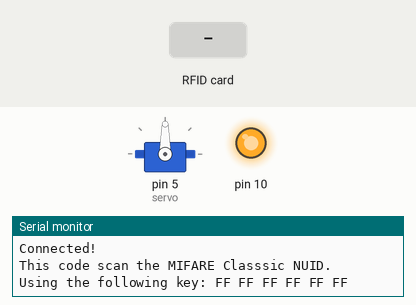
Recording of a sketch running on a simulated Arduino Uno, built with avr-gcc and run on an emulated ATmega328P. On the bench: servo, output pins drawn as LEDs (lit = HIGH), the last lines printed to the serial monitor. Inputs (shaded band) come from the test bench.

Above: at 1.2 s.
1.3 s: RFID card 5E 7A 19 C4 held to the reader
At 2.0 s:
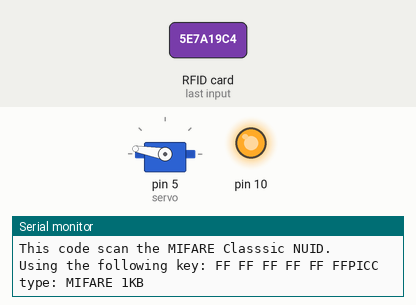
3.8 s: RFID card 5E 7A 19 C4 held to the reader
At 4.2 s:
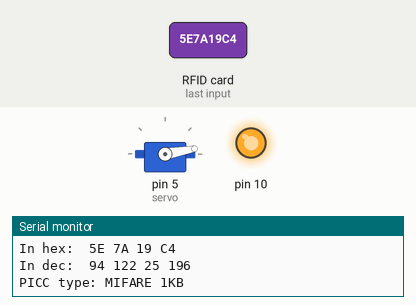
Timing chart, 0 to 6.8 s (numbered marks = the images above; inputs shaded):
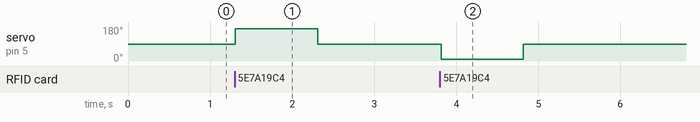

The sketch:

lock.ino
```cpp
/*
 * RC522 Interfacing with NodeMCU
 *
 * Typical pin layout used:
 * ----------------------------------
 *             MFRC522      Node
 *             Reader/PCD   MCU
 * Signal      Pin          Pin
 * ----------------------------------
 * RST/Reset   RST          D3 (GPIO0)
 * SPI SS      SDA(SS)      D4 (GPIO2)
 * SPI MOSI    MOSI         D7 (GPIO13)
 * SPI MISO    MISO         D6 (GPIO12)
 * SPI SCK     SCK          D5 (GPIO14)
 * 3.3V        3.3V         3.3V
 * GND         GND          GND
 */

#include <SPI.h>
#include <MFRC522.h>
#include <Servo.h>

constexpr uint8_t RST_PIN = 0;     // Configurable, see typical pin layout above
constexpr uint8_t SS_PIN = 2;     // Configurable, see typical pin layout above
constexpr int SERVO_PIN = 5;

int servo_position = 0;
bool lock_direction = false;

Servo servo;
MFRC522 rfid(SS_PIN, RST_PIN); // Instance of the class

MFRC522::MIFARE_Key key;

// Init array that will store new NUID
byte nuidPICC[4];

void setup() {
  servo.attach(5);
  Serial.println("...Intialising");
  Serial.begin(115200);
  SPI.begin(); // Init SPI bus
  rfid.PCD_Init(); // Init MFRC522
  Serial.println("Connected!");

  for (byte i = 0; i < 6; i++) {
    key.keyByte[i] = 0xFF;
  }

  Serial.println(F("This code scan the MIFARE Classsic NUID."));
  Serial.print(F("Using the following key:"));
  printHex(key.keyByte, MFRC522::MF_KEY_SIZE);
}

void loop() {

  // Look for new cards
  if ( ! rfid.PICC_IsNewCardPresent())
    return;

  // Verify if the NUID has been readed
  if ( ! rfid.PICC_ReadCardSerial())
    return;

  Serial.print(F("PICC type: "));
  MFRC522::PICC_Type piccType = rfid.PICC_GetType(rfid.uid.sak);
  Serial.println(rfid.PICC_GetTypeName(piccType));

  servo.write(lock_direction ? 10 : 170);
  lock_direction = !lock_direction;
  delay(1000);
  servo.write(90);

  // Check is the PICC of Classic MIFARE type
  if (piccType != MFRC522::PICC_TYPE_MIFARE_MINI &&
    piccType != MFRC522::PICC_TYPE_MIFARE_1K &&
    piccType != MFRC522::PICC_TYPE_MIFARE_4K) {
    Serial.println(F("Your tag is not of type MIFARE Classic."));
    return;
  }

  if (rfid.uid.uidByte[0] != nuidPICC[0] ||
    rfid.uid.uidByte[1] != nuidPICC[1] ||
    rfid.uid.uidByte[2] != nuidPICC[2] ||
    rfid.uid.uidByte[3] != nuidPICC[3] ) {
    Serial.println(F("A new card has been detected."));

    // Store NUID into nuidPICC array
    for (byte i = 0; i < 4; i++) {
      nuidPICC[i] = rfid.uid.uidByte[i];
    }

    Serial.println(F("The NUID tag is:"));
    Serial.print(F("In hex: "));
    printHex(rfid.uid.uidByte, rfid.uid.size);
    Serial.println();
    Serial.print(F("In dec: "));
    printDec(rfid.uid.uidByte, rfid.uid.size);
    Serial.println();
  }
  else Serial.println(F("Card read previously."));

  // Halt PICC
  rfid.PICC_HaltA();

  // Stop encryption on PCD
  rfid.PCD_StopCrypto1();
}


/**
 * Helper routine to dump a byte array as hex values to Serial.
 */
void printHex(byte *buffer, byte bufferSize) {
  for (byte i = 0; i < bufferSize; i++) {
    Serial.print(buffer[i] < 0x10 ? " 0" : " ");
    Serial.print(buffer[i], HEX);
  }
}

/**
 * Helper routine to dump a byte array as dec values to Serial.
 */
void printDec(byte *buffer, byte bufferSize) {
  for (byte i = 0; i < bufferSize; i++) {
    Serial.print(buffer[i] < 0x10 ? " 0" : " ");
    Serial.print(buffer[i], DEC);
  }
}

// buzzer
// id check from txt file
// servo rotation
```

Measured:
- after the input at 1.3 s, servo on pin 5 (servo): 90° → 170° at once, → 90° 1.0 s later
- after the input at 3.8 s, servo on pin 5 (servo): 90° → 10° at once, → 90° 1.0 s later
